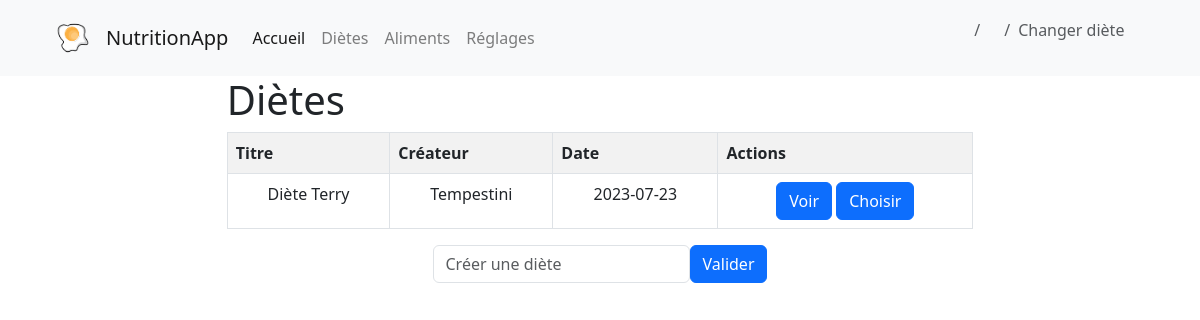
Page /changer_diete/1 on the earlier database version.
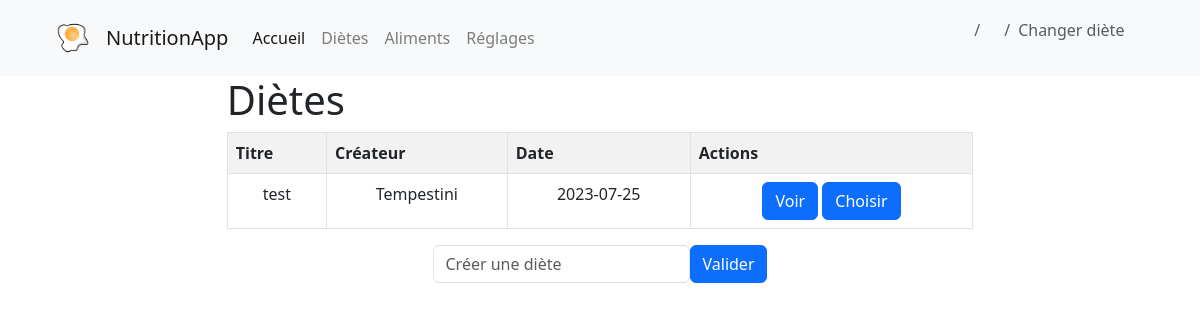
Same page on the later database version.
### models/Diete.py (models this page shows, shortened)
class Diete(db.Model):
    id = db.Column(db.Integer, primary_key=True)
    titre_diete = db.Column(db.String(255), nullable=True) # nom de la diete
    createur = db.Column(db.Integer, db.ForeignKey('utilisateur.id'), nullable=True)
    date = db.Column(db.Date, nullable=True)
    createur_obj = db.relationship('Utilisateur', backref=db.backref('dietes'), foreign_keys=[createur])
    def get_all():
        return Diete.query.order_by(Diete.date.desc()).all()

### models/Utilisateur.py (models this page shows, shortened)
class Utilisateur(db.Model):
    id = db.Column(db.Integer, primary_key=True)
    nom = db.Column(db.String(255), nullable=True)
    prenom = db.Column(db.String(255), nullable=True)
    mail = db.Column(db.String(255), nullable=True)
    mdp = db.Column(db.String(255), nullable=True)
    age = db.Column(db.Integer, nullable=True)
    taille = db.Column(db.Integer, nullable=True)
    poids = db.Column(db.Integer, nullable=True)
    sexe = db.Column(db.String(255), nullable=True)
    diete = db.Column(db.Integer, db.ForeignKey('diete.id'))
    diete_obj = db.relationship('Diete', backref=db.backref('utilisateurs'), foreign_keys=[diete])

### app2.py (the view)
@app.route('/changer_diete/<int:id_utilisateur>', methods=['GET', 'POST'])
def changer_diete(id_utilisateur):
    utilisateur_courrant = Utilisateur.query.filter_by(id=id_utilisateur).first()
    dietes = Diete.get_all()
    return render_template('diete/changer_diete.html', utilisateur=utilisateur_courrant, dietes=dietes)

### templates/diete/changer_diete.html
{% extends 'base.html' %}
{% block content %}
{% set page = 'accueil' %}
{% set place = ["accueil","dietes","changer_diete"] %}
{% with breadcrumb=place %}
    {% include "navbar.html" %}
{% endwith %}
<link rel="stylesheet" href="{{ url_for('static', filename='css/pages.css') }}">
<div class="content">
    <h1 class="title">{% block title %} Diètes {% endblock %}</h1>
    <div>
        <table class="table table-striped table-bordered">
            <tr>
                <th>Titre</th>
                <th>Créateur</th>
                <th>Date</th>
                <th>Actions</th>
            </tr>
            {% for diete in dietes %}
            <tr>
                <td>{{ diete.titre_diete }}</td>
                <td>{{ diete.createur_obj.nom }}</td>
                <td>{{ diete.date }}</td>
                <td>
                    <a href="{{ url_for('controllers.voir_diete', id=diete.id) }}" class="btn btn-primary">Voir</a>
                    <a href="{{ url_for('controllers.choisir_diete', id=diete.id, id_utilisateur=utilisateur.id) }}" class="btn btn-primary">Choisir</a>
                </td>
            </tr>
            {% endfor %}
        </table>
    </div>
    <div class="create_diet">
        <form action="{{ url_for('controllers.ajouter_diete') }}" method="POST" class="form-inline justify-content-center">
            <input type="text" id="titre" name="titre" class="form-control" placeholder="Créer une diète" required>
            <button type="submit" class="btn btn-primary">Valider</button>
        </form>
    </div>
</div>
{% endblock %}

Differences in the rows shown:
changed Diete "Tempestini": titre_diete "Diète Terry" → "test"; date "2023-07-23" → "2023-07-25"
